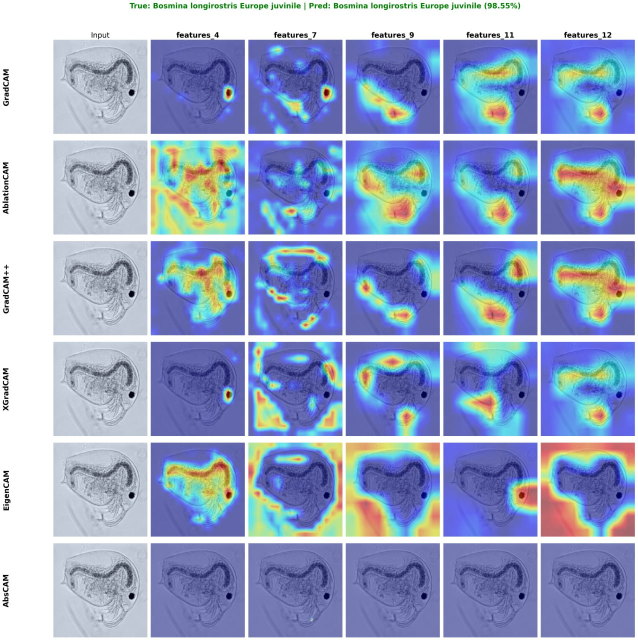
#> input picture problem/problem-1/input-image/sample-image.jpg, 1275 x 1280 px, found by its file name (shown at 1/2 size)
$ python split_images.py
#> lines starting #> are read from the running program, lines starting #| are printed output that depends on the picture
import cv2
import os
import numpy as np

img_path = r"C:\Users\henok\Open-Vision-Lab\problem\problem-1\input-image\sample-image.jpg"

# Load image ONCE (GLOBAL)
img = cv2.imread(img_path)
#> img is the input picture: shape (1280, 1275, 3); mean B, G, R 198.5, 164.2, 149.5

if img is None:
    print("Failed to load image")
    exit()

print("Image shape:", img.shape)  # should be (1280, 1275, 3)
#| Image shape: (1280, 1275, 3)

# Show full image (scaled)
def show_image(image, max_width=1000, max_height=800):
    h, w = image.shape[:2]

    scale = min(max_width / w, max_height / h, 1.0)

    new_w = int(w * scale)
    new_h = int(h * scale)

    resized = cv2.resize(image, (new_w, new_h), interpolation=cv2.INTER_AREA)

    cv2.imshow("Image", resized)
    cv2.waitKey(0)
    cv2.destroyAllWindows()

# Crop region (if needed)
cut_image = img[100:1280, 100:1275].copy()

# [10 lines of commented-out code are left out]
cell_1 = cut_image[0:168, 7:196]
cell_2 = cut_image[0:168, 200:390]
cell_3 = cut_image[0:168, 394:584]
cell_4 = cut_image[0:168, 592:780]
cell_5 = cut_image[0:168, 786:976]
cell_6 = cut_image[0:168, 982:1172]


# Always save to the correct output folder, regardless of where the script is run from
output_dir = os.path.abspath(os.path.join(os.path.dirname(__file__), '..', 'output-image'))
os.makedirs(output_dir, exist_ok=True)
cv2.imwrite(os.path.join(output_dir, "cell_1.png"), cell_1)
cv2.imwrite(os.path.join(output_dir, "cell_2.png"), cell_2)
cv2.imwrite(os.path.join(output_dir, "cell_3.png"), cell_3)
cv2.imwrite(os.path.join(output_dir, "cell_4.png"), cell_4)
cv2.imwrite(os.path.join(output_dir, "cell_5.png"), cell_5)
cv2.imwrite(os.path.join(output_dir, "cell_6.png"), cell_6)

# [11 lines of commented-out code are left out]
cell_7 = cut_image[178:370, 7:196]
cell_8 = cut_image[178:370, 200:390]
cell_9 = cut_image[178:370, 394:584]
cell_10 = cut_image[178:370, 592:780]
cell_11 = cut_image[178:370, 786:976]
cell_12 = cut_image[178:370, 982:1172]

# Save the cropped image
cv2.imwrite(os.path.join(output_dir, "cell_7.png"), cell_7)
cv2.imwrite(os.path.join(output_dir, "cell_8.png"), cell_8)
cv2.imwrite(os.path.join(output_dir, "cell_9.png"), cell_9)
cv2.imwrite(os.path.join(output_dir, "cell_10.png"), cell_10)
cv2.imwrite(os.path.join(output_dir, "cell_11.png"), cell_11)
cv2.imwrite(os.path.join(output_dir, "cell_12.png"), cell_12)

# [10 lines of commented-out code are left out]
cell_13 = cut_image[380:570, 7:196]
cell_14 = cut_image[380:570, 200:390]
cell_15 = cut_image[380:570, 394:584]
cell_16 = cut_image[380:570, 592:780]
cell_17 = cut_image[380:570, 786:976]
cell_18 = cut_image[380:570, 982:1172]

# Save the cropped image
cv2.imwrite(os.path.join(output_dir, "cell_13.png"), cell_13)
cv2.imwrite(os.path.join(output_dir, "cell_14.png"), cell_14)
cv2.imwrite(os.path.join(output_dir, "cell_15.png"), cell_15)
cv2.imwrite(os.path.join(output_dir, "cell_16.png"), cell_16)
cv2.imwrite(os.path.join(output_dir, "cell_17.png"), cell_17)
cv2.imwrite(os.path.join(output_dir, "cell_18.png"), cell_18)

# [10 lines of commented-out code are left out]
cell_19 = cut_image[581:770, 7:196]
cell_20 = cut_image[581:770, 200:390]
cell_21 = cut_image[581:770, 394:584]
cell_22 = cut_image[581:770, 592:780]
cell_23 = cut_image[581:770, 786:976]
cell_24 = cut_image[581:770, 982:1172]

# Save the cropped image
cv2.imwrite(os.path.join(output_dir, "cell_19.png"), cell_19)
cv2.imwrite(os.path.join(output_dir, "cell_20.png"), cell_20)
cv2.imwrite(os.path.join(output_dir, "cell_21.png"), cell_21)
cv2.imwrite(os.path.join(output_dir, "cell_22.png"), cell_22)
cv2.imwrite(os.path.join(output_dir, "cell_23.png"), cell_23)
cv2.imwrite(os.path.join(output_dir, "cell_24.png"), cell_24)

# [10 lines of commented-out code are left out]
cell_25 = cut_image[782:972, 7:196]
cell_26 = cut_image[782:972, 200:390]
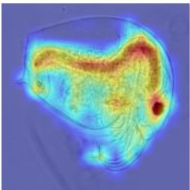
#> cell_26: shape (190, 190, 3); mean B, G, R 175, 141.3, 118.7
cell_27 = cut_image[782:972, 394:584]
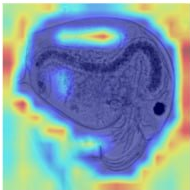
#> cell_27: shape (190, 190, 3); mean B, G, R 171.4, 154.9, 128.3
cell_28 = cut_image[782:972, 592:780]
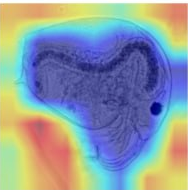
#> cell_28: shape (190, 188, 3); mean B, G, R 162.1, 154.8, 141.6
cell_29 = cut_image[782:972, 786:976]
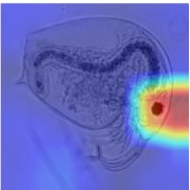
#> cell_29: shape (190, 190, 3); mean B, G, R 190.7, 109.4, 104.2
cell_30 = cut_image[782:972, 982:1172]
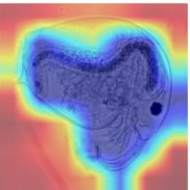
#> cell_30: shape (190, 190, 3); mean B, G, R 157.1, 137.5, 149.4

# Save the cropped image
cv2.imwrite(os.path.join(output_dir, "cell_25.png"), cell_25)
cv2.imwrite(os.path.join(output_dir, "cell_26.png"), cell_26)
cv2.imwrite(os.path.join(output_dir, "cell_27.png"), cell_27)
cv2.imwrite(os.path.join(output_dir, "cell_28.png"), cell_28)
cv2.imwrite(os.path.join(output_dir, "cell_29.png"), cell_29)
cv2.imwrite(os.path.join(output_dir, "cell_30.png"), cell_30)


# [9 lines of commented-out code are left out]
cell_31 = cut_image[984:1172, 7:196]
cell_32 = cut_image[984:1172, 200:390]
cell_33 = cut_image[984:1172, 394:584]
cell_34 = cut_image[984:1172, 592:780]
cell_35 = cut_image[984:1172, 786:976]
cell_36 = cut_image[984:1172, 982:1172]
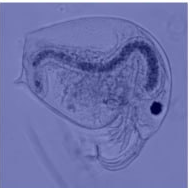
#> cell_36: shape (188, 190, 3); mean B, G, R 172.8, 116.4, 111.6
# Save the cropped image
cv2.imwrite(os.path.join(output_dir, "cell_31.png"), cell_31)
cv2.imwrite(os.path.join(output_dir, "cell_32.png"), cell_32)
cv2.imwrite(os.path.join(output_dir, "cell_33.png"), cell_33)
cv2.imwrite(os.path.join(output_dir, "cell_34.png"), cell_34)
cv2.imwrite(os.path.join(output_dir, "cell_35.png"), cell_35)
cv2.imwrite(os.path.join(output_dir, "cell_36.png"), cell_36)

# Show result

show_image(cut_image)
#> in show_image, `resized = cv2.resize(image, (new_w, new_h), interpolation=cv2.INTER_AR..`:
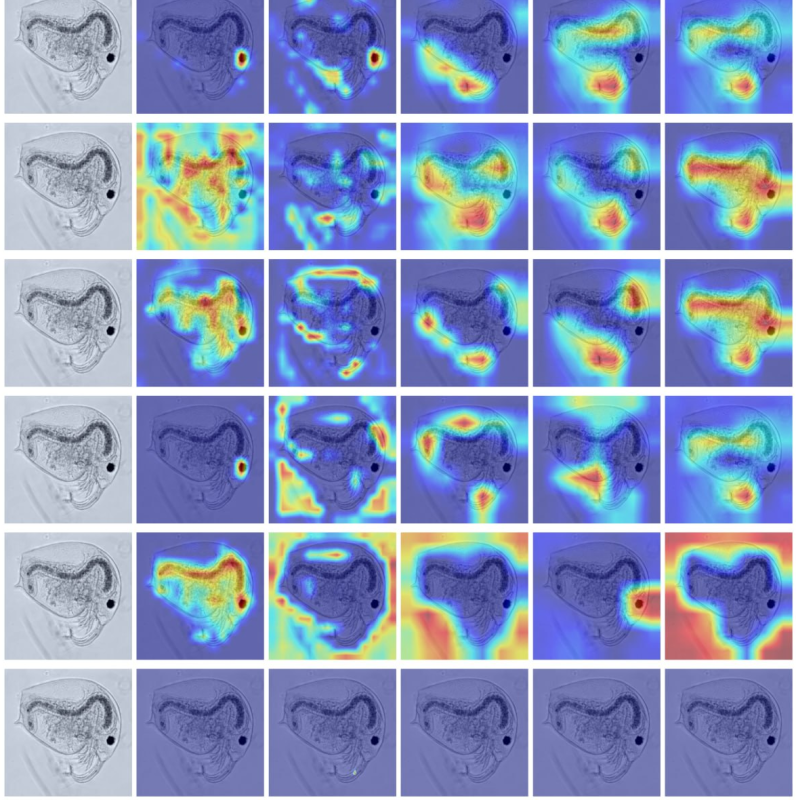
#> resized: shape (800, 796, 3); mean B, G, R 191, 151.6, 134.8
